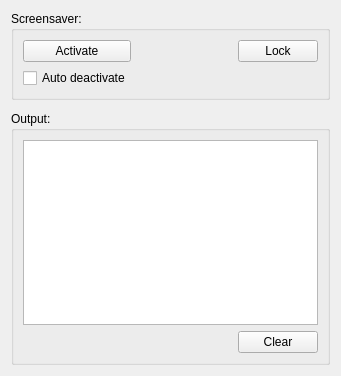
<?xml version="1.0" encoding="UTF-8"?>
<ui version="4.0">
 <class>Widget</class>
 <widget class="QWidget" name="Widget">
  <property name="geometry">
   <rect>
    <x>0</x>
    <y>0</y>
    <width>341</width>
    <height>376</height>
   </rect>
  </property>
  <property name="windowTitle">
   <string>Test PC Man</string>
  </property>
  <layout class="QVBoxLayout" name="verticalLayout">
   <item>
    <widget class="QGroupBox" name="groupBox">
     <property name="title">
      <string>Screensaver:</string>
     </property>
     <layout class="QGridLayout" name="gridLayout_2">
      <item row="0" column="1">
       <spacer name="horizontalSpacer_2">
        <property name="orientation">
         <enum>Qt::Horizontal</enum>
        </property>
        <property name="sizeHint" stdset="0">
         <size>
          <width>13</width>
          <height>20</height>
         </size>
        </property>
       </spacer>
      </item>
      <item row="0" column="2">
       <widget class="QPushButton" name="pPushButtonLockScreenSaver_">
        <property name="text">
         <string>Lock</string>
        </property>
       </widget>
      </item>
      <item row="0" column="0">
       <widget class="QPushButton" name="pPushButtonActivateScreenSaver_">
        <property name="text">
         <string>Activate</string>
        </property>
       </widget>
      </item>
      <item row="1" column="0">
       <widget class="QCheckBox" name="pCheckBoxAutoDeactivateScreenSaver_">
        <property name="toolTip">
         <string>Automatically deactivates screensaver after five seconds</string>
        </property>
        <property name="text">
         <string>Auto deactivate</string>
        </property>
       </widget>
      </item>
     </layout>
    </widget>
   </item>
   <item>
    <spacer name="verticalSpacer">
     <property name="orientation">
      <enum>Qt::Vertical</enum>
     </property>
     <property name="sizeHint" stdset="0">
      <size>
       <width>20</width>
       <height>13</height>
      </size>
     </property>
    </spacer>
   </item>
   <item>
    <widget class="QGroupBox" name="groupBox_2">
     <property name="title">
      <string>Output:</string>
     </property>
     <layout class="QGridLayout" name="gridLayout">
      <item row="0" column="0" colspan="2">
       <widget class="QPlainTextEdit" name="pPlainTextEditOutput_">
        <property name="readOnly">
         <bool>true</bool>
        </property>
       </widget>
      </item>
      <item row="1" column="0">
       <spacer name="horizontalSpacer_3">
        <property name="orientation">
         <enum>Qt::Horizontal</enum>
        </property>
        <property name="sizeHint" stdset="0">
         <size>
          <width>222</width>
          <height>20</height>
         </size>
        </property>
       </spacer>
      </item>
      <item row="1" column="1">
       <widget class="QPushButton" name="pPushButtonClearOutput_">
        <property name="text">
         <string>Clear</string>
        </property>
       </widget>
      </item>
     </layout>
    </widget>
   </item>
  </layout>
 </widget>
 <resources/>
 <connections/>
</ui>
